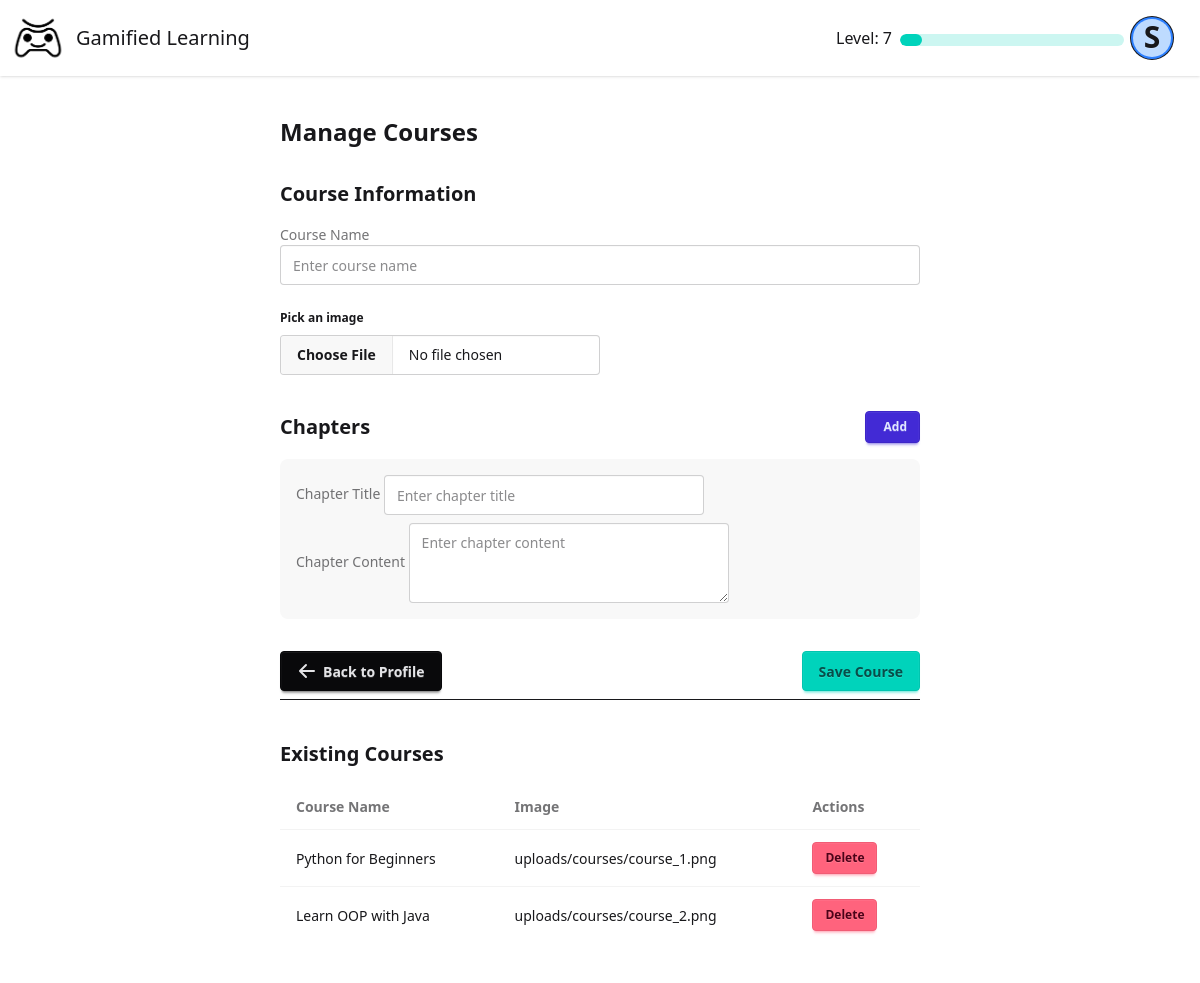
The page /admin_courses (signed in) on the database its author committed.
### models/models.py (models this page shows, shortened)
class User(db.Model):
    id = db.Column(db.Integer, primary_key=True)
    name = db.Column(db.String(100), nullable=False)
    username = db.Column(db.String(80), unique=True, nullable=False)
    email = db.Column(db.String(120), unique=True, nullable=False)
    stream = db.Column(db.String(20), nullable=False)
    year = db.Column(db.String(10), nullable=False)
    password = db.Column(db.String(120), nullable=False)
    points = db.Column(db.Integer, default=0)
    level = db.Column(db.Integer, default=1)
    is_admin = db.Column(db.Boolean, default=False)
    is_verified = db.Column(db.Boolean, default=False)  # Add is_verified column
    created_at = db.Column(db.DateTime, default=datetime.utcnow)
    last_login = db.Column(db.DateTime)
    courses = db.relationship('Course', secondary=user_courses, back_populates='users')
    completed_chapters = db.relationship('UserChapterProgress', back_populates='user')

class Course(db.Model):
    id = db.Column(db.Integer, primary_key=True)
    name = db.Column(db.String(50), unique=True, nullable=False)
    image = db.Column(db.String(100), nullable=True, default="star.png")
    description = db.Column(db.Text)
    created_at = db.Column(db.DateTime, default=datetime.utcnow)
    updated_at = db.Column(db.DateTime, default=datetime.utcnow, onupdate=datetime.utcnow)
    is_active = db.Column(db.Boolean, default=True)
    users = db.relationship('User', secondary=user_courses, back_populates='courses')
    chapters = db.relationship('Chapter', back_populates='course', cascade='all, delete-orphan')

### routes/admin.py (the view, shortened to what this page needs)
def admin_courses_page():
    if 'user_id' not in session:
        return redirect(url_for('login'))
    user = db.session.get(User, session['user_id'])
    if user is None:
        session.clear()
        return redirect(url_for('home'))
    courses = Course.query.all()
    return render_template('admin_courses.html', user=user, courses=courses)

### templates/admin_courses.html (shortened to what this page needs)
{% extends "base.html" %}
{% block content %}
    <div class="min-h-screen flex items-center justify-center p-4" style="width: 60%; position: relative; left: 50%; transform: translate(-50%, 0);">
        <div class="card w-full max-w-3xl bg-base-100 shadow-xl">
            <div class="card-body">
                <h2 class="card-title text-2xl mb-6">Manage Courses</h2>
                <form method="POST" id="courseForm" enctype="multipart/form-data">
                    <div class="space-y-4">
                        <h3 class="text-xl font-semibold">Course Information</h3>
                        <div class="form-control">
                            <label class="label">
                                <span class="label-text">Course Name</span>
                            </label>
                            <input type="text" name="course_name" placeholder="Enter course name"
                                   class="input input-bordered w-full" required>
                        </div>
                        <div class="form-control">
                            <fieldset class="fieldset">
                                <legend class="fieldset-legend">Pick an image</legend>
                                <input name="course_image" type="file" class="file-input" required />
                            </fieldset>
                        </div>
                    </div>
                    <div class="mt-8">
                        <div class="flex justify-between items-center mb-4">
                            <h3 class="text-xl font-semibold">Chapters</h3>
                            <button type="button" id="addChapterBtn" class="btn btn-primary btn-sm">
                                Add
                            </button>
                        </div>
                        <div id="chaptersContainer" class="space-y-4">
                            <div class="chapter card bg-base-200" data-chapter-id="1">
                                <div class="card-body p-4">
                                    <div class="form-control">
                                        <label class="label">
                                            <span class="label-text">Chapter Title</span>
                                        </label>
                                        <input type="text" name="chapter_title_1" placeholder="Enter chapter title"
                                               class="input input-bordered" required>
                                    </div>
                                    <div class="form-control mt-2">
                                        <label class="label">
                                            <span class="label-text">Chapter Content</span>
                                        </label>
                                        <textarea name="chapter_content_1" placeholder="Enter chapter content"
                                                  class="textarea textarea-bordered" required></textarea>
                                    </div>
                                </div>
                            </div>
                        </div>
                    </div>
                    <div class="mt-8 flex justify-between">
                        <a href="{{ url_for('profile') }}" class="btn btn-neutral">
                            <svg xmlns="http://www.w3.org/2000/svg" class="h-5 w-5" viewBox="0 0 20 20" fill="currentColor">
                                <path fill-rule="evenodd" d="M9.707 16.707a1 1 0 01-1.414 0l-6-6a1 1 0 010-1.414l6-6a1 1 0 011.414 1.414L5.414 9H17a1 1 0 110 2H5.414l4.293 4.293a1 1 0 010 1.414z" clip-rule="evenodd" />
                            </svg>
                            Back to Profile
                        </a>
                        <button type="submit" name="add_course" class="btn btn-accent">
                            Save Course
                        </button>
                    </div>
                </form>
                <hr>
                <div class="mt-8">
                    <h3 class="text-xl font-semibold mb-4">Existing Courses</h3>
                    <div class="overflow-x-auto">
                        <table class="table w-full">
                            <thead>
                                <tr>
                                    <th>Course Name</th>
                                    <th>Image</th>
                                    <th>Actions</th>
                                </tr>
                            </thead>
                            <tbody>
                                {% for course in courses %}
                                    <tr>
                                        <td>{{ course.name }}</td>
                                        <td>{{ course.image }}</td>
                                        <td>
                                            <button class="btn btn-error btn-sm delete-course-btn"
                                                data-course-id="{{ course.id}}"
                                                data-course-name="{{ course.name }}"
                                            >
                                            Delete
                                            </button>
                                        </td>
                                    </tr>
                                {% endfor %}
                            </tbody>
                        </table>
                    </div>
                </div>
            </div>
        </div>
    </div>
{% endblock %}

### templates/base.html (shortened to what this page needs)
<!doctype html>
<html>
    <head>
        <link
            href="https://cdn.jsdelivr.net/npm/daisyui@5"
            rel="stylesheet"
            type="text/css"
        />
        <link rel="stylesheet" href="{{url_for('static',filename='dist/output.css')}}">
        <link
            href="https://cdn.jsdelivr.net/npm/daisyui@5/themes.css"
            rel="stylesheet"
            type="text/css"
        />
    </head>
    <body>
        <div class="min-h-screen flex flex-col">
            <div class="navbar bg-base-100 shadow-sm sticky top-0 z-[100]">
                <div class="flex-1">
                    <div class="flex items-center gap-2">
                        <img
                            src="/static/logo.png"
                            alt="logo"
                            class="size-15"
                        />
                        <a class="text-xl" href="/">Gamified Learning</a>
                    </div>
                </div>
                {% if 'user_id' in session %}
                <div class="flex gap-2 pr-5">
                    <p class="pt-2" style="height: min-content">
                        Level: {{ user.level }}
                    </p>
                    <progress
                        class="progress progress-accent w-56 h-3 mt-4"
                        value="{{ user.points }}"
                        max="200"
                    ></progress>
                    <div class="dropdown dropdown-end">
                        <div
                            tabindex="0"
                            role="button"
                            class="btn btn-ghost btn-circle avatar"
                        >
                            <div
                                class="w-10 rounded-full ring ring-blue ring-offset-2 ring-offset-blue-500 bg-blue-200"
                            >
                                <span class="text-3xl"
                                    >{{ user.name|first }}</span
                                >
                            </div>
                        </div>
                    </div>
                </div>
                {% else %}
                <a href="{{ url_for('login') }}" class="pr-5">Login</a>
                {% endif %}
            </div>
            <main class="flex-grow">{% block content %}{% endblock %}</main>
        </div>
    </body>
</html>

### rows shown on the page
User: level "7", name|first "S"
Course: name "Python for Beginners", image "uploads/courses/course_1.png"
Course: name "Learn OOP with Java", image "uploads/courses/course_2.png"
